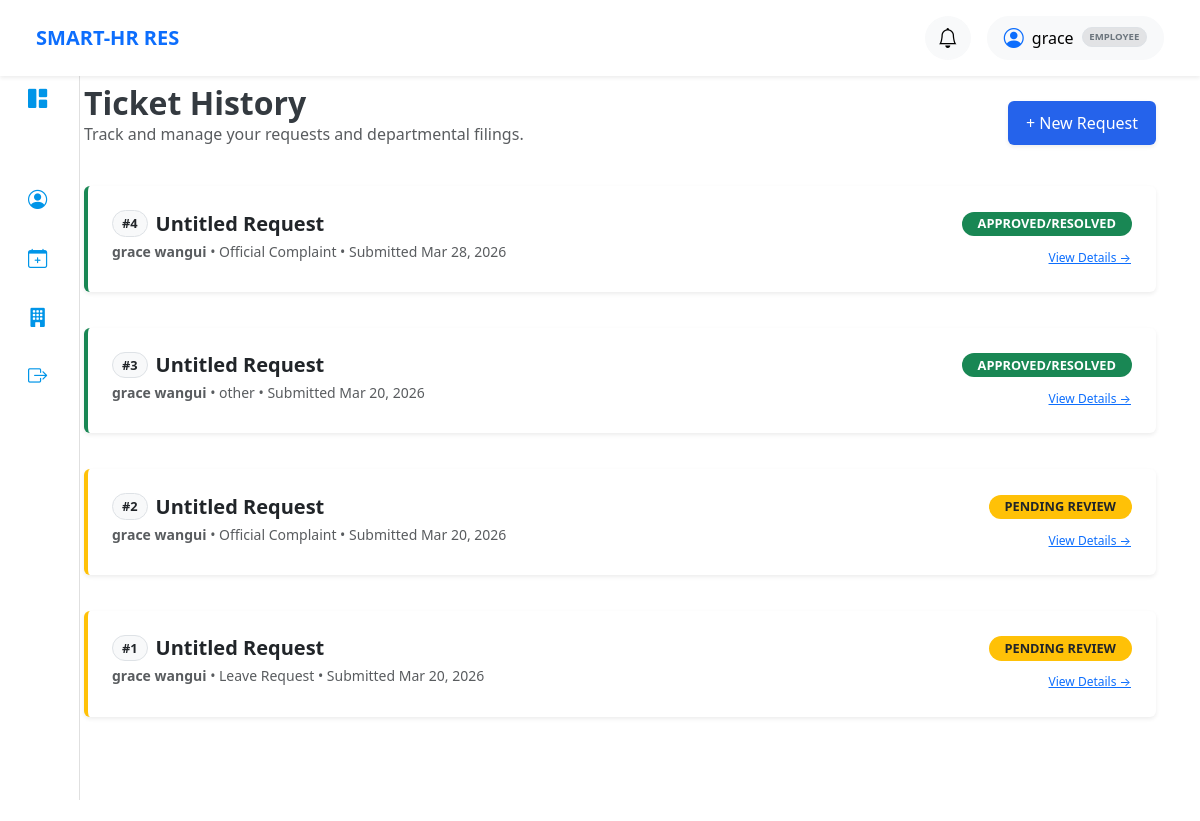
Before: /tickets/ (signed in) with the older database file.
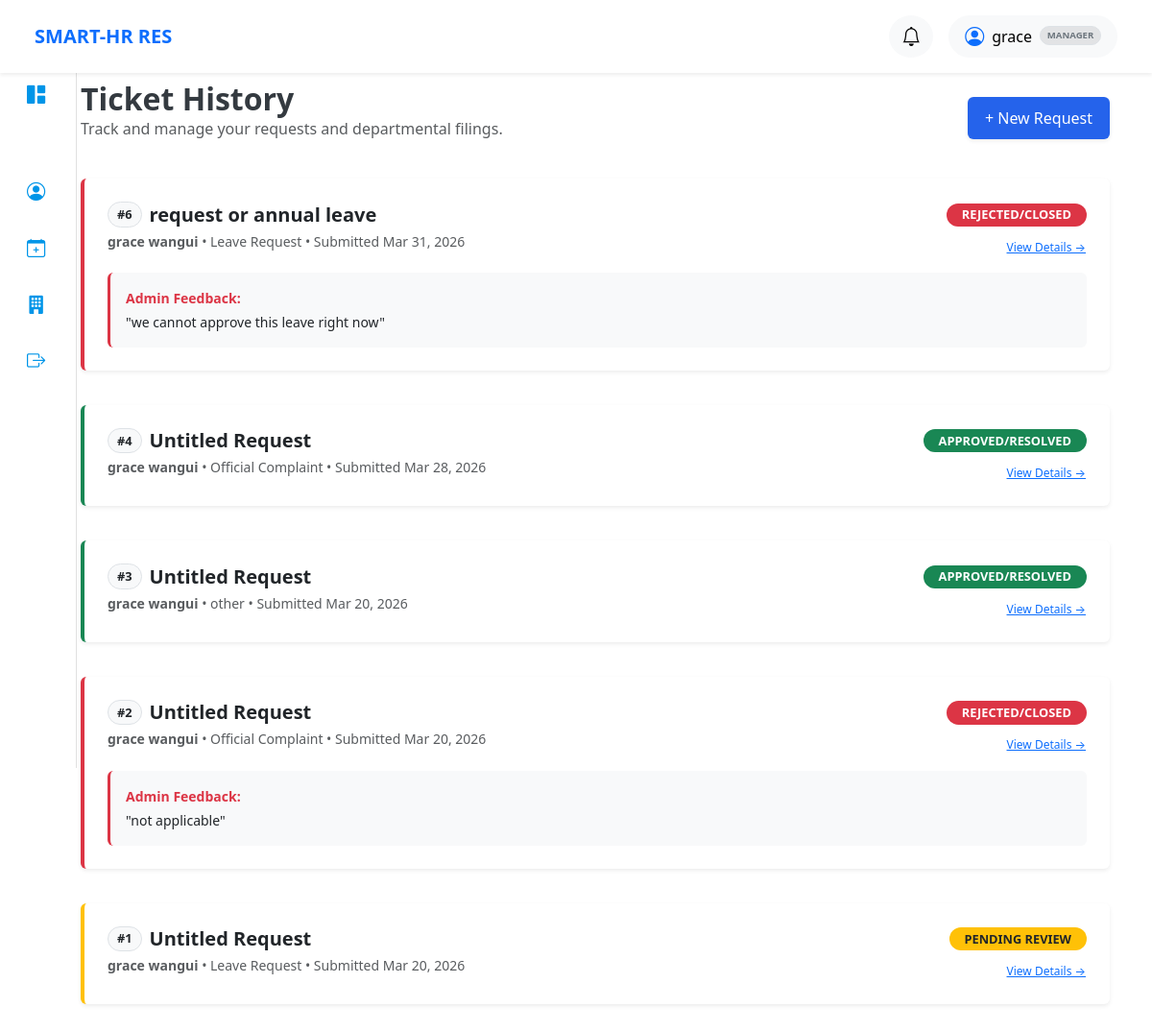
After: the same page with the newer database file.
### core/models.py (models this page shows, shortened)
class CustomUser(AbstractUser):
    ROLE_CHOICES = (
        ('admin', 'HR / Admin'),
        ('manager', 'Department Manager'),
        ('employee', 'Employee'),
    )
    role = models.CharField(
        max_length=10,
        choices=ROLE_CHOICES,
        default='employee'
    )

class Ticket(models.Model):
    employee = models.ForeignKey(Employee, on_delete=models.CASCADE, related_name='tickets')
    category = models.CharField(max_length=20, choices=TICKET_TYPES, default='leave')
    status = models.CharField(max_length=20, choices=TICKET_STATUS, default='pending')
    subject = models.CharField(max_length=200)
    description = models.TextField()
    start_date = models.DateField(null=True, blank=True)
    end_date = models.DateField(null=True, blank=True)
    created_at = models.DateTimeField(auto_now_add=True)
    admin_comment = models.TextField(null=True, blank=True, help_text="Reason for rejection or approval notes")
    is_confidential = models.BooleanField(default=False, help_text="Hide from Department Managers")

class Employee(models.Model):
    user = models.OneToOneField(
        settings.AUTH_USER_MODEL,
        on_delete=models.CASCADE,
        related_name='employee'
    )
    department = models.ForeignKey(
        Department,
        on_delete=models.SET_NULL,
        null=True,
        blank=True,
        related_name='employees'
    )
    position = models.CharField(max_length=200)

### core/views.py (the view)
# urls.py: path('tickets/', views.ticket_list, name='ticket_list'),
@role_required(['employee', 'manager'])
def ticket_list(request):
    tickets = Ticket.objects.filter(employee__user=request.user).order_by('-created_at')
    return render(request, 'core/ticket_list.html', {'tickets': tickets})

### core/templates/core/ticket_list.html (shortened to what this page needs)
{% extends 'base.html' %}
{% block content %}
<div class="container py-5">
    <div class="d-flex justify-content-between align-items-center mb-4">
        <div>
            <h2 class="fw-bold mb-0">Ticket History</h2>
            <p class="text-muted">Track and manage your requests and departmental filings.</p>
        </div>
        <a href="{% url 'create_ticket' %}" class="btn btn-primary shadow-sm">+ New Request</a>
    </div>
    <div class="row">
        {% for ticket in tickets %}
        <div class="col-12 mb-3">
            <div class="ticket-card shadow-sm p-4 bg-white rounded border-start border-4
                {% if ticket.status == 'pending' %}border-warning
                {% elif ticket.status == 'approved' %}border-success
                {% else %}border-danger{% endif %}">
                <div class="d-flex justify-content-between align-items-start">
                    <div>
                        <div class="d-flex align-items-center mb-1">
                            <span class="badge bg-light text-dark border me-2">#{{ ticket.id }}</span>
                            <h5 class="fw-bold mb-0">{{ ticket.subject|default:"Untitled Request" }}</h5>
                        </div>
                        <p class="text-muted small mb-0">
                            <strong>{{ ticket.employee.user.get_full_name|default:ticket.employee.user.username }}</strong>
                            • {{ ticket.get_category_display }}
                            • Submitted {{ ticket.created_at|date:"M d, Y" }}
                        </p>
                    </div>
                    <div class="text-end">
                        <span class="badge rounded-pill {% if ticket.status == 'pending' %}bg-warning text-dark{% elif ticket.status == 'approved' %}bg-success text-white{% else %}bg-danger text-white{% endif %} px-3">
                            {{ ticket.get_status_display|upper }}
                        </span>
                        <div class="mt-2">
                            <a href="{% url 'ticket_detail' ticket.id %}" class="btn btn-sm btn-link text-primary p-0">
                                View Details →
                            </a>
                        </div>
                    </div>
                </div>
                {% if ticket.admin_comment %}
                    <div class="mt-3 p-3 bg-light rounded border-start border-3
                        {% if ticket.status == 'rejected' %}border-danger{% else %}border-success{% endif %}">
                        <small class="fw-bold d-block mb-1
                            {% if ticket.status == 'rejected' %}text-danger{% else %}text-success{% endif %}">
                            Admin Feedback:
                        </small>
                        <p class="small mb-0 text-dark italic">"{{ ticket.admin_comment }}"</p>
                    </div>
                {% endif %}
            </div>
        </div>
        {% empty %}
        <div class="col-12 text-center py-5">
            <i class="bi bi-inbox fs-1 text-muted"></i>
            <p class="text-muted mt-2">No tickets found in this category.</p>
        </div>
        {% endfor %}
    </div>
</div>
{% endblock %}

### templates/navbar/admin_employee.html (shortened to what this page needs)
{% load static %}
<nav class="navbar navbar-expand-lg navbar-light bg-white shadow-sm px-4 py-3 fixed-top">
    <div class="container-fluid">
        <div class="d-flex align-items-center">
            <span class="navbar-brand fw-bold text-primary me-4">SMART-HR RES</span>
        </div>
        <div class="d-flex align-items-center gap-3 ms-auto">
            <div class="dropdown">
                <button class="btn btn-light rounded-circle position-relative" data-bs-toggle="dropdown">
                    <i class="bi bi-bell fs-5"></i>
                </button>
            </div>
            <div class="dropdown">
                <button class="btn btn-light rounded-pill px-3 d-flex align-items-center" data-bs-toggle="dropdown">
                    <i class="bi bi-person-circle me-2 fs-5 text-primary"></i>
                    <span class="fw-medium">{{ user.first_name }}</span>
                    <span class="badge bg-secondary-subtle text-secondary ms-2 text-uppercase small border" style="font-size: 0.6rem;">
                        {{ user.role }}
                    </span>
                </button>
            </div>
        </div>
    </div>
</nav>

Changed rows visible on the page:
changed CustomUser "grace": role "EMPLOYEE" → "MANAGER"
added Ticket: id "6", subject "request or annual leave", employee.user.get_full_name "grace wangui", category "Leave Request", created_at "Mar 31, 2026", status "REJECTED/CLOSED", admin_comment "we cannot approve this leave right now"
changed Ticket id 2: status "PENDING REVIEW" → "REJECTED/CLOSED"; admin_comment (not shown) → "not applicable"
